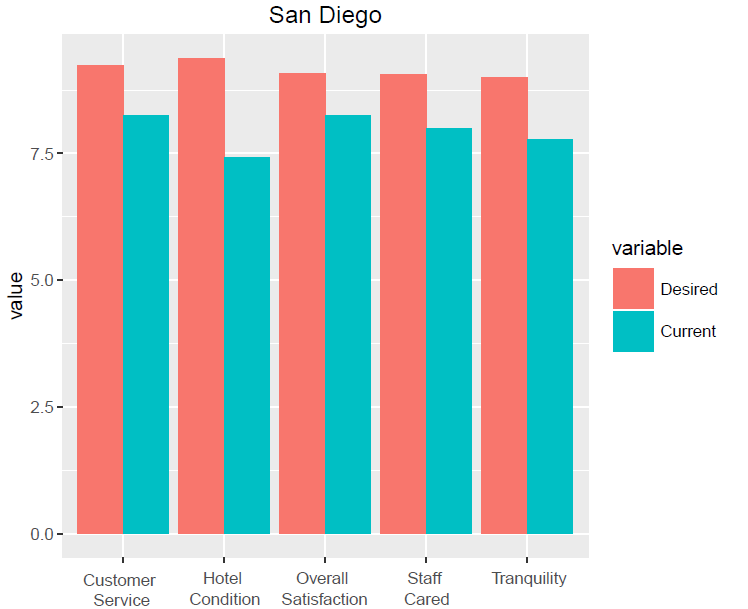

Generate this figure with R:

#fun(nyData)


head(x$City_PL)
sdData = x[(x$City_PL=="San Diego"),]




fun <- function(df,postalCode)
{
  # Overall Satisfaction:
  cs1 = mean(df$Overall_Sat_H[(df$Postal.Code_PL==92121) & (df$Brand_PL=="Hyatt House")], na.rm=T)
  print(paste("Desired Overall Satisfaction: ",cs1))
  
  cs2 = mean(df$Customer_SVC_H[(df$Postal.Code_PL==postalCode) & (df$Brand_PL=="Hyatt Regency")], na.rm=T)
  print(paste("Current Overall Satisfaction: ",cs2)) 
  
  
  
  # Tranquility:
  cs1 = mean(df$Tranquility_H[(df$Postal.Code_PL==92121) & (df$Brand_PL=="Hyatt House")], na.rm=T)
  print(paste("Desired Tranquility: ",cs1))
  
  cs2 = mean(df$Tranquility_H[(df$Postal.Code_PL==postalCode) & (df$Brand_PL=="Hyatt Regency")], na.rm=T)
  print(paste("Current Tranquility: ",cs2))
  
  # Hotel Condition:
  cs1 = mean(df$Condition_Hotel_H[(df$Postal.Code_PL==92121) & (df$Brand_PL=="Hyatt House")], na.rm=T)
  print(paste("Desired Hotel Condition: ",cs1))
  
  cs2 = mean(df$Condition_Hotel_H[(df$Postal.Code_PL==postalCode) & (df$Brand_PL=="Hyatt Regency")], na.rm=T)
  print(paste("Current Hotel Condition: ",cs2))
  
  
  # Customer Service:
  cs1 = mean(df$Customer_SVC_H[(df$Postal.Code_PL==92121) & (df$Brand_PL=="Hyatt House")], na.rm=T)
  print(paste("Desired Customer Service: ",cs1))
  
  cs2 = mean(df$Customer_SVC_H[(df$Postal.Code_PL==postalCode) & (df$Brand_PL=="Hyatt Regency")], na.rm=T)
  print(paste("Current Customer Service: ",cs2))
  
  # Staff Cared:
  cs1 = mean(df$Staff_Cared_H[(df$Postal.Code_PL==92121) & (df$Brand_PL=="Hyatt House")], na.rm=T)
  print(paste("Desired Staff Cared: ",cs1))
  
  cs2 = mean(df$Staff_Cared_H[(df$Postal.Code_PL==postalCode) & (df$Brand_PL=="Hyatt Regency")], na.rm=T)
  print(paste("Current Staff Cared: ",cs2))
  
  # Spa Service: 
  
  a1=  (df$Spa_PL[(df$Postal.Code_PL==92121) & (df$Brand_PL=="Hyatt House")])
  if( length(a1[a1=="Y"])>length(a1[a1=="N"]) )
  {a1<-c("Y")}
  if(length(a1[a1=="Y"])<length(a1[a1=="N"]))
  {a1<-c("N")}
  if(length(a1[a1=="Y"])==length(a1[a1=="N"]))
  {a1<-c("Data Not Available")}
  
  a2=  (df$Spa_PL[(df$Postal.Code_PL==postalCode) & (df$Brand_PL=="Hyatt Regency")])
  if( length(a2[a2=="Y"])>length(a2[a2=="N"]) )
  {a2<-c("Y")}
  if(length(a2[a2=="Y"])<length(a2[a2=="N"]))
  {a2<-c("N")}
  if(length(a2[a2=="Y"])==length(a2[a2=="N"]))
  {a2<-c("Data Not Available")}
  
  
  if(a1!=a2)
  {
    print(paste("Desired Spa Service: ",a1))
    print(paste("Current Spa Service: ",a2))
  }
  
  
  #Casino
  
  b1=  (df$Casino_PL[(df$Postal.Code_PL==92121) & (df$Brand_PL=="Hyatt House")])
  if( length(b1[b1=="Y"])>length(b1[b1=="N"]) )
  {b1<-c("Y")}
  if(length(b1[b1=="Y"])<length(b1[b1=="N"]))
  {b1<-c("N")}
  if(length(b1[b1=="Y"])==length(b1[b1=="N"]))
  {b1<-c("Data Not Available")}
  
  
  b2=  (df$Casino_PL[(df$Postal.Code_PL==postalCode) & (df$Brand_PL=="Hyatt Regency")])
  if( length(b2[b2=="Y"])>length(b2[b2=="N"]) )
  {b2<-c("Y")}
  if(length(b2[b2=="Y"])<length(b2[b2=="N"]))
  {b2<-c("N")}
  if(length(b2[b2=="Y"])==length(b2[b2=="N"]))
  {b2<-c("Data Not Available")}
  
  
  if(b1!=b2)
  {
    print(paste("Desired Casino: ",b1))
    print(paste("Current Casino: ",b2))
  }
  
  # Boutique_PL
  
  b1=  (df$Boutique_PL[(df$Postal.Code_PL==92121) & (df$Brand_PL=="Hyatt House")])
  if( length(b1[b1=="Y"])>length(b1[b1=="N"]) )
  {b1<-c("Y")}
  if(length(b1[b1=="Y"])<length(b1[b1=="N"]))
  {b1<-c("N")}
  if(length(b1[b1=="Y"])==length(b1[b1=="N"]))
  {b1<-c("Data Not Available")}
  
  
  b2=  (df$Boutique_PL[(df$Postal.Code_PL==postalCode) & (df$Brand_PL=="Hyatt Regency")])
  if( length(b2[b2=="Y"])>length(b2[b2=="N"]) )
  {b2<-c("Y")}
  if(length(b2[b2=="Y"])<length(b2[b2=="N"]))
  {b2<-c("N")}
  if(length(b2[b2=="Y"])==length(b2[b2=="N"]))
  {b2<-c("Data Not Available")}
  
  
  if(b1!=b2)
  {
    print(paste("Desired Boutique: ",b1))
    print(paste("Current Boutique: ",b2))
  }
  
  
  
  
  
  
  #,df$Business.Center_PL
  
  
  b1=  (df$Business.Center_PL[(df$Postal.Code_PL==92121) & (df$Brand_PL=="Hyatt House")])
  if( length(b1[b1=="Y"])>length(b1[b1=="N"]) )
  {b1<-c("Y")}
  if(length(b1[b1=="Y"])<length(b1[b1=="N"]))
  {b1<-c("N")}
  if(length(b1[b1=="Y"])==length(b1[b1=="N"]))
  {b1<-c("Data Not Available")}
  
  
  b2=  (df$Business.Center_PL[(df$Postal.Code_PL==postalCode) & (df$Brand_PL=="Hyatt Regency")])
  if( length(b2[b2=="Y"])>length(b2[b2=="N"]) )
  {b2<-c("Y")}
  if(length(b2[b2=="Y"])<length(b2[b2=="N"]))
  {b2<-c("N")}
  if(length(b2[b2=="Y"])==length(b2[b2=="N"]))
  {b2<-c("Data Not Available")}
  
  
  if(b1!=b2)
  {
    print(paste("Desired Business.Center_PL: ",b1))
    print(paste("Current Business.Center_PL: ",b2))
  }
  
  
  
  
  
  #,df$Conference_PL
  #
  b1=  (df$Conference_PL[(df$Postal.Code_PL==92121) & (df$Brand_PL=="Hyatt House")])
  if( length(b1[b1=="Y"])>length(b1[b1=="N"]) )
  {b1<-c("Y")}
  if(length(b1[b1=="Y"])<length(b1[b1=="N"]))
  {b1<-c("N")}
  if(length(b1[b1=="Y"])==length(b1[b1=="N"]))
  {b1<-c("Data Not Available")}
  
  b2=  (df$Conference_PL[(df$Postal.Code_PL==postalCode) & (df$Brand_PL=="Hyatt Regency")])
  if( length(b2[b2=="Y"])>length(b2[b2=="N"]) )
  {b2<-c("Y")}
  if(length(b2[b2=="Y"])<length(b2[b2=="N"]))
  {b2<-c("N")}
  if(length(b2[b2=="Y"])==length(b2[b2=="N"]))
  {b2<-c("Data Not Available")}
  
  
  if(b1!=b2)
  {
    print(paste("Desired Conference_PL: ",b1))
    print(paste("Current Conference_PL: ",b2))
  }
  
  #,df$Convention_PL
  #
  b1=  (df$Convention_PL[(df$Postal.Code_PL==92121) & (df$Brand_PL=="Hyatt House")])
  if( length(b1[b1=="Y"])>length(b1[b1=="N"]) )
  {b1<-c("Y")}
  if(length(b1[b1=="Y"])<length(b1[b1=="N"]))
  {b1<-c("N")}
  if(length(b1[b1=="Y"])==length(b1[b1=="N"]))
  {b1<-c("Data Not Available")}
  
  
  b2=  (df$Convention_PL[(df$Postal.Code_PL==postalCode) & (df$Brand_PL=="Hyatt Regency")])
  if( length(b2[b2=="Y"])>length(b2[b2=="N"]) )
  {b2<-c("Y")}
  if(length(b2[b2=="Y"])<length(b2[b2=="N"]))
  {b2<-c("N")}
  if(length(b2[b2=="Y"])==length(b2[b2=="N"]))
  {b2<-c("Data Not Available")}
  
  
  if(b1!=b2)
  {
    print(paste("Desired Convention_PL: ",b1))
    print(paste("Current Convention_PL: ",b2))
  }
  
  #,df$Dry.Cleaning_PL
  #
  #
  b1=  (df$Dry.Cleaning_PL[(df$Postal.Code_PL==92121) & (df$Brand_PL=="Hyatt House")])
  if( length(b1[b1=="Y"])>length(b1[b1=="N"]) )
  {b1<-c("Y")}
  if(length(b1[b1=="Y"])<length(b1[b1=="N"]))
  {b1<-c("N")}
  if(length(b1[b1=="Y"])==length(b1[b1=="N"]))
  {b1<-c("Data Not Available")}
  if(length(b1[b1=="Y"])==length(b1[b1=="N"]))
  {b1<-c("Data Not Available")}
  
  
  b2=  (df$Dry.Cleaning_PL[(df$Postal.Code_PL==postalCode) & (df$Brand_PL=="Hyatt Regency")])
  if( length(b2[b2=="Y"])>length(b2[b2=="N"]) )
  {b2<-c("Y")}
  if(length(b2[b2=="Y"])<length(b2[b2=="N"]))
  {b2<-c("N")}
  if(length(b2[b2=="Y"])==length(b2[b2=="N"]))
  {b2<-c("Data Not Available")}
  if(length(b2[b2=="Y"])==length(b2[b2=="N"]))
  {b2<-c("Data Not Available")}
  
  
  if(b1!=b2)
  {
    print(paste("Desired Dry.Cleaning_PL: ",b1))
    print(paste("Current Dry.Cleaning_PL: ",b2))
  }
  
  
  #,df$Elevators_PL
  
  b1=  (df$Elevators_PL[(df$Postal.Code_PL==92121) & (df$Brand_PL=="Hyatt House")])
  if( length(b1[b1=="Y"])>length(b1[b1=="N"]) )
  {b1<-c("Y")}
  if(length(b1[b1=="Y"])<length(b1[b1=="N"]))
  {b1<-c("N")}
  if(length(b1[b1=="Y"])==length(b1[b1=="N"]))
  {b1<-c("Data Not Available")}
  
  
  b2=  (df$Elevators_PL[(df$Postal.Code_PL==postalCode) & (df$Brand_PL=="Hyatt Regency")])
  if( length(b2[b2=="Y"])>length(b2[b2=="N"]) )
  {b2<-c("Y")}
  if(length(b2[b2=="Y"])<length(b2[b2=="N"]))
  {b2<-c("N")}
  if(length(b2[b2=="Y"])==length(b2[b2=="N"]))
  {b2<-c("Data Not Available")}
  
  
  if(b1!=b2)
  {
    print(paste("Desired Elevators_PL: ",b1))
    print(paste("Current Elevators_PL: ",b2))
  }
  
  
  #,df$Fitness.Center_PL
  
  b1=  (df$Fitness.Center_PL[(df$Postal.Code_PL==92121) & (df$Brand_PL=="Hyatt House")])
  if( length(b1[b1=="Y"])>length(b1[b1=="N"]) )
  {b1<-c("Y")}
  if(length(b1[b1=="Y"])<length(b1[b1=="N"]))
  {b1<-c("N")}
  if(length(b1[b1=="Y"])==length(b1[b1=="N"]))
  {b1<-c("Data Not Available")}
  
  
  b2=  (df$Fitness.Center_PL[(df$Postal.Code_PL==postalCode) & (df$Brand_PL=="Hyatt Regency")])
  if( length(b2[b2=="Y"])>length(b2[b2=="N"]) )
  {b2<-c("Y")}
  if(length(b2[b2=="Y"])<length(b2[b2=="N"]))
  {b2<-c("N")}
  if(length(b2[b2=="Y"])==length(b2[b2=="N"]))
  {b2<-c("Data Not Available")}
  
  if(b1!=b2)
  {
    print(paste("Desired Fitness.Center_PL: ",b1))
    print(paste("Current Fitness.Center_PL: ",b2))
  }
  
  
  
  
  #,df$Fitness.Trainer_PL
  
  
  b1=  (df$Fitness.Trainer_PL[(df$Postal.Code_PL==92121) & (df$Brand_PL=="Hyatt House")])
  if( length(b1[b1=="Y"])>length(b1[b1=="N"]) )
  {b1<-c("Y")}
  if(length(b1[b1=="Y"])<length(b1[b1=="N"]))
  {b1<-c("N")}
  if(length(b1[b1=="Y"])==length(b1[b1=="N"]))
  {b1<-c("Data Not Available")}
  
  
  b2=  (df$Fitness.Trainer_PL[(df$Postal.Code_PL==postalCode) & (df$Brand_PL=="Hyatt Regency")])
  if( length(b2[b2=="Y"])>length(b2[b2=="N"]) )
  {b2<-c("Y")}
  if(length(b2[b2=="Y"])<length(b2[b2=="N"]))
  {b2<-c("N")}
  if(length(b2[b2=="Y"])==length(b2[b2=="N"]))
  {b2<-c("Data Not Available")}
  
  
  if(b1!=b2)
  {
    print(paste("Desired Fitness.Trainer_PL: ",b1))
    print(paste("Current Fitness.Trainer_PL: ",b2))
  }
  
  
  
  #,df$Golf_PL
  
  b1=  (df$Golf_PL[(df$Postal.Code_PL==92121) & (df$Brand_PL=="Hyatt House")])
  if( length(b1[b1=="Y"])>length(b1[b1=="N"]) )
  {b1<-c("Y")}
  if(length(b1[b1=="Y"])<length(b1[b1=="N"]))
  {b1<-c("N")}
  if(length(b1[b1=="Y"])==length(b1[b1=="N"]))
  {b1<-c("Data Not Available")}
  
  
  
  b2=  (df$Golf_PL[(df$Postal.Code_PL==postalCode) & (df$Brand_PL=="Hyatt Regency")])
  if( length(b2[b2=="Y"])>length(b2[b2=="N"]) )
  {b2<-c("Y")}
  if(length(b2[b2=="Y"])<length(b2[b2=="N"]))
  {b2<-c("N")}
  if(length(b2[b2=="Y"])==length(b2[b2=="N"]))
  {b2<-c("Data Not Available")}
  
  
  if(b1!=b2)
  {
    print(paste("Desired Golf_PL: ",b1))
    print(paste("Current Golf_PL: ",b2))
  }
  
  
  
  #,df$Indoor.Corridors_PL
  
  b1=  (df$Indoor.Corridors_PL[(df$Postal.Code_PL==92121) & (df$Brand_PL=="Hyatt House")])
  if( length(b1[b1=="Y"])>length(b1[b1=="N"]) )
  {b1<-c("Y")}
  if(length(b1[b1=="Y"])<length(b1[b1=="N"]))
  {b1<-c("N")}
  if(length(b1[b1=="Y"])==length(b1[b1=="N"]))
  {b1<-c("Data Not Available")}
  
  
  b2=  (df$Indoor.Corridors_PL[(df$Postal.Code_PL==postalCode) & (df$Brand_PL=="Hyatt Regency")])
  if( length(b2[b2=="Y"])>length(b2[b2=="N"]) )
  {b2<-c("Y")}
  if(length(b2[b2=="Y"])<length(b2[b2=="N"]))
  {b2<-c("N")}
  if(length(b2[b2=="Y"])==length(b2[b2=="N"]))
  {b2<-c("Data Not Available")}
  
  
  if(b1!=b2)
  {
    print(paste("Desired Indoor.Corridors_PL: ",b1))
    print(paste("Current Indoor.Corridors_PL: ",b2))
  }
  
  
  
  #,df$Laundry_PL
  
  b1=  (df$Laundry_PL[(df$Postal.Code_PL==92121) & (df$Brand_PL=="Hyatt House")])
  if( length(b1[b1=="Y"])>length(b1[b1=="N"]) )
  {b1<-c("Y")}
  if(length(b1[b1=="Y"])<length(b1[b1=="N"]))
  {b1<-c("N")}
  if(length(b1[b1=="Y"])==length(b1[b1=="N"]))
  {b1<-c("Data Not Available")}
  
  
  b2=  (df$Laundry_PL[(df$Postal.Code_PL==postalCode) & (df$Brand_PL=="Hyatt Regency")])
  if( length(b2[b2=="Y"])>length(b2[b2=="N"]) )
  {b2<-c("Y")}
  if(length(b2[b2=="Y"])<length(b2[b2=="N"]))
  {b2<-c("N")}
  if(length(b2[b2=="Y"])==length(b2[b2=="N"]))
  {b2<-c("Data Not Available")}
  
  
  if(b1!=b2)
  {
    print(paste("Desired Laundry_PL: ",b1))
    print(paste("Current Laundry_PL: ",b2))
  }
  
  
  #,df$Limo.Service_PL
  
  b1=  (df$Limo.Service_PL[(df$Postal.Code_PL==92121) & (df$Brand_PL=="Hyatt House")])
  if( length(b1[b1=="Y"])>length(b1[b1=="N"]) )
  {b1<-c("Y")}
  if(length(b1[b1=="Y"])<length(b1[b1=="N"]))
  {b1<-c("N")}
  if(length(b1[b1=="Y"])==length(b1[b1=="N"]))
  {b1<-c("Data Not Available")}
  
  
  b2=  (df$Limo.Service_PL[(df$Postal.Code_PL==postalCode) & (df$Brand_PL=="Hyatt Regency")])
  if( length(b2[b2=="Y"])>length(b2[b2=="N"]) )
  {b2<-c("Y")}
  if(length(b2[b2=="Y"])<length(b2[b2=="N"]))
  {b2<-c("N")}
  if(length(b2[b2=="Y"])==length(b2[b2=="N"]))
  {b2<-c("Data Not Available")}
  
  if(b1!=b2)
  {
    print(paste("Desired Limo.Service_PL: ",b1))
    print(paste("Current Limo.Service_PL: ",b2))
  }
  
  
  
  
  #,df$Mini.Bar_PL
  
  b1=  (df$Mini.Bar_PL[(df$Postal.Code_PL==92121) & (df$Brand_PL=="Hyatt House")])
  if( length(b1[b1=="Y"])>length(b1[b1=="N"]) )
  {b1<-c("Y")}
  if(length(b1[b1=="Y"])<length(b1[b1=="N"]))
  {b1<-c("N")}
  if(length(b1[b1=="Y"])==length(b1[b1=="N"]))
  {b1<-c("Data Not Available")}
  
  
  
  b2=  (df$Mini.Bar_PL[(df$Postal.Code_PL==postalCode) & (df$Brand_PL=="Hyatt Regency")])
  if( length(b2[b2=="Y"])>length(b2[b2=="N"]) )
  {b2<-c("Y")}
  if(length(b2[b2=="Y"])<length(b2[b2=="N"]))
  {b2<-c("N")}
  if(length(b2[b2=="Y"])==length(b2[b2=="N"]))
  {b2<-c("Data Not Available")}
  
  
  if(b1!=b2)
  {
    print(paste("Desired Mini.Bar_PL: ",b1))
    print(paste("Current Mini.Bar_PL: ",b2))
  }
  
  
  
  #,df$Pool.Indoor_PL
  
  b1=  (df$Pool.Indoor_PL[(df$Postal.Code_PL==92121) & (df$Brand_PL=="Hyatt House")])
  if( length(b1[b1=="Y"])>length(b1[b1=="N"]) )
  {b1<-c("Y")}
  if(length(b1[b1=="Y"])<length(b1[b1=="N"]))
  {b1<-c("N")}
  if(length(b1[b1=="Y"])==length(b1[b1=="N"]))
  {b1<-c("Data Not Available")}
  
  
  b2=  (df$Pool.Indoor_PL[(df$Postal.Code_PL==postalCode) & (df$Brand_PL=="Hyatt Regency")])
  if( length(b2[b2=="Y"])>length(b2[b2=="N"]) )
  {b2<-c("Y")}
  if(length(b2[b2=="Y"])<length(b2[b2=="N"]))
  {b2<-c("N")}
  if(length(b2[b2=="Y"])==length(b2[b2=="N"]))
  {b2<-c("Data Not Available")}
  
  
  if(b1!=b2)
  {
    print(paste("Desired Pool.Indoor_PL: ",b1))
    print(paste("Current Pool.Indoor_PL: ",b2))
  }
  
  
  
  #,df$Pool.Outdoor_PL
  
  b1=  (df$Pool.Outdoor_PL[(df$Postal.Code_PL==92121) & (df$Brand_PL=="Hyatt House")])
  if( length(b1[b1=="Y"])>length(b1[b1=="N"]) )
  {b1<-c("Y")}
  if(length(b1[b1=="Y"])<length(b1[b1=="N"]))
  {b1<-c("N")}
  if(length(b1[b1=="Y"])==length(b1[b1=="N"]))
  {b1<-c("Data Not Available")}
  
  
  
  b2=  (df$Pool.Outdoor_PL[(df$Postal.Code_PL==postalCode) & (df$Brand_PL=="Hyatt Regency")])
  if( length(b2[b2=="Y"])>length(b2[b2=="N"]) )
  {b2<-c("Y")}
  if(length(b2[b2=="Y"])<length(b2[b2=="N"]))
  {b2<-c("N")}
  if(length(b2[b2=="Y"])==length(b2[b2=="N"]))
  {b2<-c("Data Not Available")}
  
  
  if(b1!=b2)
  {
    print(paste("Desired Pool.Outdoor_PL: ",b1))
    print(paste("Current Pool.Outdoor_PL: ",b2))
  }
  
  
  
  #,df$Regency.Grand.Club_PL
  
  b1=  (df$Regency.Grand.Club_PL[(df$Postal.Code_PL==92121) & (df$Brand_PL=="Hyatt House")])
  if( length(b1[b1=="Y"])>length(b1[b1=="N"]) )
  {b1<-c("Y")}
  if(length(b1[b1=="Y"])<length(b1[b1=="N"]))
  {b1<-c("N")}
  if(length(b1[b1=="Y"])==length(b1[b1=="N"]))
  {b1<-c("Data Not Available")}
  
  
  
  b2=  (df$Regency.Grand.Club_PL[(df$Postal.Code_PL==postalCode) & (df$Brand_PL=="Hyatt Regency")])
  if( length(b2[b2=="Y"])>length(b2[b2=="N"]) )
  {b2<-c("Y")}
  if(length(b2[b2=="Y"])<length(b2[b2=="N"]))
  {b2<-c("N")}
  if(length(b2[b2=="Y"])==length(b2[b2=="N"]))
  {b2<-c("Data Not Available")}
  
  
  if(b1!=b2)
  {
    print(paste("Desired Regency.Grand.Club_PL: ",b1))
    print(paste("Current Regency.Grand.Club_PL: ",b2))
  }
  
  
  
  #,df$Resort_PL
  
  
  b1=  (df$Resort_PL[(df$Postal.Code_PL==92121) & (df$Brand_PL=="Hyatt House")])
  if( length(b1[b1=="Y"])>length(b1[b1=="N"]) )
  {b1<-c("Y")}
  if(length(b1[b1=="Y"])<length(b1[b1=="N"]))
  {b1<-c("N")}
  if(length(b1[b1=="Y"])==length(b1[b1=="N"]))
  {b1<-c("Data Not Available")}
  
  
  
  b2=  (df$Resort_PL[(df$Postal.Code_PL==postalCode) & (df$Brand_PL=="Hyatt Regency")])
  if( length(b2[b2=="Y"])>length(b2[b2=="N"]) )
  {b2<-c("Y")}
  if(length(b2[b2=="Y"])<length(b2[b2=="N"]))
  {b2<-c("N")}
  if(length(b2[b2=="Y"])==length(b2[b2=="N"]))
  {b2<-c("Data Not Available")}
  
  
  if(b1!=b2)
  {
    print(paste("Desired Resort_PL: ",b1))
    print(paste("Current Resort_PL: ",b2))
  }
  
  
  #,df$Restaurant_PL
  
  b1=  (df$Restaurant_PL[(df$Postal.Code_PL==92121) & (df$Brand_PL=="Hyatt House")])
  if( length(b1[b1=="Y"])>length(b1[b1=="N"]) )
  {b1<-c("Y")}
  if(length(b1[b1=="Y"])<length(b1[b1=="N"]))
  {b1<-c("N")}
  if(length(b1[b1=="Y"])==length(b1[b1=="N"]))
  {b1<-c("Data Not Available")}
  
  
  
  b2=  (df$Restaurant_PL[(df$Postal.Code_PL==postalCode) & (df$Brand_PL=="Hyatt Regency")])
  if( length(b2[b2=="Y"])>length(b2[b2=="N"]) )
  {b2<-c("Y")}
  if(length(b2[b2=="Y"])<length(b2[b2=="N"]))
  {b2<-c("N")}
  if(length(b2[b2=="Y"])==length(b2[b2=="N"]))
  {b2<-c("Data Not Available")}
  
  
  if(b1!=b2)
  {
    print(paste("Desired Restaurant_PL: ",b1))
    print(paste("Current Restaurant_PL: ",b2))
  }
  
  
  #,df$Self.Parking_PL
  
  
  b1=  (df$Self.Parking_PL[(df$Postal.Code_PL==92121) & (df$Brand_PL=="Hyatt House")])
  if( length(b1[b1=="Y"])>length(b1[b1=="N"]) )
  {b1<-c("Y")}
  if(length(b1[b1=="Y"])<length(b1[b1=="N"]))
  {b1<-c("N")}
  if(length(b1[b1=="Y"])==length(b1[b1=="N"]))
  {b1<-c("Data Not Available")}
  
  
  
  b2=  (df$Self.Parking_PL[(df$Postal.Code_PL==postalCode) & (df$Brand_PL=="Hyatt Regency")])
  if( length(b2[b2=="Y"])>length(b2[b2=="N"]) )
  {b2<-c("Y")}
  if(length(b2[b2=="Y"])<length(b2[b2=="N"]))
  {b2<-c("N")}
  if(length(b2[b2=="Y"])==length(b2[b2=="N"]))
  {b2<-c("Data Not Available")}
  
  
  
  if(b1!=b2)
  {
    print(paste("Desired Self.Parking_PL: ",b1))
    print(paste("Current Self.Parking_PL: ",b2))
  }
  
  
  #,df$Shuttle.Service_PL
  
  
  b1=  (df$Shuttle.Service_PL[(df$Postal.Code_PL==92121) & (df$Brand_PL=="Hyatt House")])
  if( length(b1[b1=="Y"])>length(b1[b1=="N"]) )
  {b1<-c("Y")}
  if(length(b1[b1=="Y"])<length(b1[b1=="N"]))
  {b1<-c("N")}
  if(length(b1[b1=="Y"])==length(b1[b1=="N"]))
  {b1<-c("Data Not Available")}
  
  
  
  b2=  (df$Shuttle.Service_PL[(df$Postal.Code_PL==postalCode) & (df$Brand_PL=="Hyatt Regency")])
  if( length(b2[b2=="Y"])>length(b2[b2=="N"]) )
  {b2<-c("Y")}
  if(length(b2[b2=="Y"])<length(b2[b2=="N"]))
  {b2<-c("N")}
  if(length(b2[b2=="Y"])==length(b2[b2=="N"]))
  {b2<-c("Data Not Available")}
  
  
  if(b1!=b2)
  {
    print(paste("Desired Shuttle.Service_PL: ",b1))
    print(paste("Current Shuttle.Service_PL: ",b2))
  }
  
  #,df$Ski_PL
  
  b1=  (df$Ski_PL[(df$Postal.Code_PL==92121) & (df$Brand_PL=="Hyatt House")])
  if( length(b1[b1=="Y"])>length(b1[b1=="N"]) )
  {b1<-c("Y")}
  if(length(b1[b1=="Y"])<length(b1[b1=="N"]))
  {b1<-c("N")}
  if(length(b1[b1=="Y"])==length(b1[b1=="N"]))
  {b1<-c("Data Not Available")}
  
  
  
  b2=  (df$Ski_PL[(df$Postal.Code_PL==postalCode) & (df$Brand_PL=="Hyatt Regency")])
  if( length(b2[b2=="Y"])>length(b2[b2=="N"]) )
  {b2<-c("Y")}
  if(length(b2[b2=="Y"])<length(b2[b2=="N"]))
  {b2<-c("N")}
  if(length(b2[b2=="Y"])==length(b2[b2=="N"]))
  {b2<-c("Data Not Available")}
  
  
  if(b1!=b2)
  {
    print(paste("Desired Ski_PL: ",b1))
    print(paste("Current Ski_PL: ",b2))
  }
  
  
  
  
  
  #,df$Valet.Parking_PL
  
  b1=  (df$Valet.Parking_PL[(df$Postal.Code_PL==92121) & (df$Brand_PL=="Hyatt House")])
  if( length(b1[b1=="Y"])>length(b1[b1=="N"]) )
  {b1<-c("Y")}
  if(length(b1[b1=="Y"])<length(b1[b1=="N"]))
  {b1<-c("N")}
  if(length(b1[b1=="Y"])==length(b1[b1=="N"]))
  {b1<-c("Data Not Available")}
  
  
  
  b2=  (df$Valet.Parking_PL[(df$Postal.Code_PL==postalCode) & (df$Brand_PL=="Hyatt Regency")])
  if( length(b2[b2=="Y"])>length(b2[b2=="N"]) )
  {b2<-c("Y")}
  if(length(b2[b2=="Y"])<length(b2[b2=="N"]))
  {b2<-c("N")}
  if(length(b2[b2=="Y"])==length(b2[b2=="N"]))
  {b2<-c("Data Not Available")}
  
  
  if(b1!=b2)
  {
    print(paste("Desired Valet.Parking_PL: ",b1))
    print(paste("Current Valet.Parking_PL: ",b2))
  }
  
  
  
}




table(sdData$Postal.Code_PL,sdData$NPS)

# Best: 92121
# worst: 92109
fun(sdData,92109)





sddf <- data.frame(c("Overall Satisfaction","Tranquility","Hotel Condition","Customer Service","Staff Cared")
                   ,c(9.07,9.00,9.37,9.23,9.06)
                   ,c(8.24,7.77,7.42,8.24,8.00)
)

colnames(sddf) <- c("Rating","Desired","Current")



melteddf = melt(sddf, id = "Rating")

ggplot(melteddf, aes(Rating, value)) +   
  geom_bar(aes(fill = variable), position = "dodge", stat="identity") + 
  labs(title = "San Diego")
